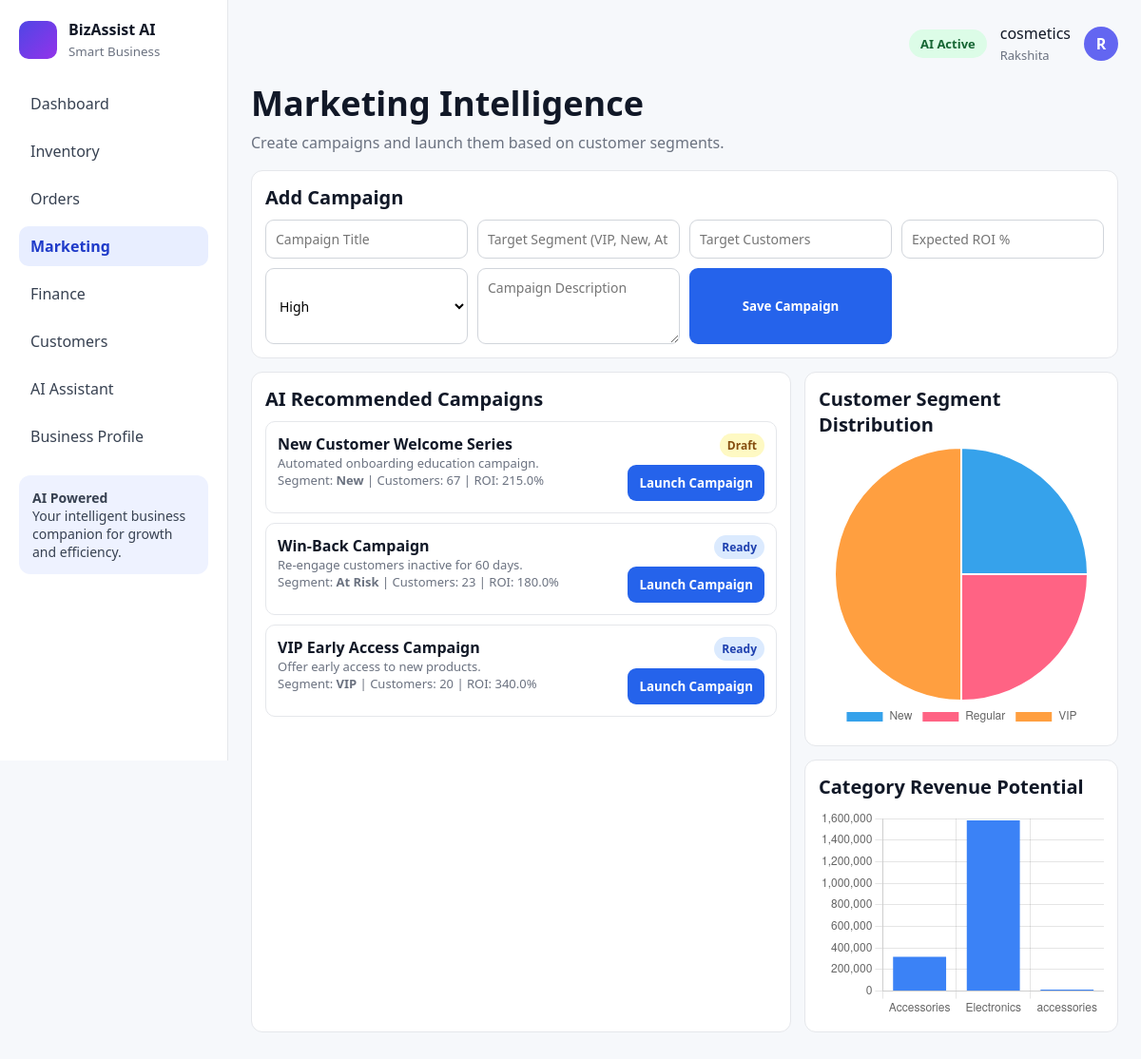
Screenshot of /marketing with the database file from the repository.
### tables this page shows
CREATE TABLE business_profile (
            id INTEGER PRIMARY KEY CHECK (id = 1),
            owner_name TEXT NOT NULL,
            business_name TEXT NOT NULL,
            email TEXT NOT NULL,
            phone TEXT NOT NULL,
            business_type TEXT NOT NULL,
            monthly_revenue REAL NOT NULL DEFAULT 0,
            monthly_expenses REAL NOT NULL DEFAULT 0,
            marketing_spend REAL NOT NULL DEFAULT 0,
            growth_target REAL NOT NULL DEFAULT 0
        );

CREATE TABLE campaigns (
            id INTEGER PRIMARY KEY AUTOINCREMENT,
            title TEXT NOT NULL,
            description TEXT NOT NULL,
            segment TEXT NOT NULL,
            target_customers INTEGER NOT NULL DEFAULT 0,
            expected_roi REAL NOT NULL DEFAULT 0,
            priority TEXT NOT NULL,
            status TEXT NOT NULL DEFAULT 'Draft'
        );

### app.py (the view, shortened to what this page needs)
@app.route("/marketing", methods=["GET", "POST"])
def marketing():
    if not business_profile_required():
        return redirect(url_for("login"))
    conn = get_db_connection()
    campaigns = conn.execute("SELECT * FROM campaigns ORDER BY id DESC").fetchall()
    segment_rows = conn.execute(
        "SELECT segment, COUNT(*) as total FROM customers GROUP BY segment"
    ).fetchall()
    category_rows = conn.execute(
        "SELECT category, SUM(price * stock) as value FROM inventory_products GROUP BY category"
    ).fetchall()
    metrics = query_metrics(conn)
    conn.close()
    return render_template(
        "marketing.html",
        active_page="marketing",
        campaigns=campaigns,
        segments=segment_rows,
        categories=category_rows,
        metrics=metrics,
    )

### app.py (called while the page is built)
def get_db_connection():
    conn = sqlite3.connect("database.db")
    conn.row_factory = sqlite3.Row
    return conn

def get_business_profile(conn):
    return conn.execute("SELECT * FROM business_profile WHERE id = 1").fetchone()

def business_profile_required():
    conn = get_db_connection()
    profile = get_business_profile(conn)
    conn.close()
    return profile is not None

@app.context_processor
def inject_business_profile():
    conn = get_db_connection()
    profile = get_business_profile(conn)
    conn.close()
    if profile:
        owner_name = profile["owner_name"]
        business_name = profile["business_name"]
        avatar = "".join([part[0].upper() for part in owner_name.split()[:2]]) or "DB"
    else:
        owner_name = "Owner Account"
        business_name = "Demo Business"
        avatar = "DB"
    return {
        "owner_name": owner_name,
        "business_name": business_name,
        "avatar_text": avatar,
    }

### templates/marketing.html (shortened to what this page needs)
{% extends "base.html" %}
{% block content %}
<h1 class="page-title">Marketing Intelligence</h1>
<p class="page-subtitle">Create campaigns and launch them based on customer segments.</p>
<div class="panel">
    <h3 class="section-title">Add Campaign</h3>
    <form method="post" class="form-grid">
        <input class="input" name="title" placeholder="Campaign Title" required>
        <input class="input" name="segment" placeholder="Target Segment (VIP, New, At Risk)" required>
        <input class="input" type="number" name="target_customers" placeholder="Target Customers" required>
        <input class="input" type="number" step="0.01" name="expected_roi" placeholder="Expected ROI %" required>
        <select name="priority"><option>High</option><option>Medium</option><option>Low</option></select>
        <textarea name="description" placeholder="Campaign Description" required></textarea>
        <button class="btn btn-primary" type="submit">Save Campaign</button>
    </form>
</div>
<div class="row">
    <div class="panel">
        <h3 class="section-title">AI Recommended Campaigns</h3>
        {% for c in campaigns %}
        <div style="border:1px solid #e5e7eb; border-radius:10px; padding:12px; margin-bottom:10px;">
            <div style="display:flex; justify-content:space-between; gap:12px;">
                <div>
                    <b>{{ c["title"] }}</b>
                    <p class="muted">{{ c["description"] }}</p>
                    <div class="muted">Segment: <b>{{ c["segment"] }}</b> | Customers: {{ c["target_customers"] }} | ROI: {{ c["expected_roi"] }}%</div>
                </div>
                <div class="right">
                    <span class="status {% if c['status'] == 'Launched' %}status-green{% elif c['status'] == 'Ready' %}status-blue{% else %}status-yellow{% endif %}">{{ c["status"] }}</span>
                    <form method="post" action="/marketing/{{ c['id'] }}/launch" style="margin-top:8px;">
                        <button class="btn btn-primary" type="submit">Launch Campaign</button>
                    </form>
                </div>
            </div>
        </div>
        {% endfor %}
    </div>
    <div>
        <div class="panel">
            <h3 class="section-title">Customer Segment Distribution</h3>
            <canvas id="segmentChart" height="220"></canvas>
        </div>
        <div class="panel">
            <h3 class="section-title">Category Revenue Potential</h3>
            <canvas id="categoryChart" height="220"></canvas>
        </div>
    </div>
</div>
<script>
const segmentLabels = {{ segments | map(attribute='segment') | list | tojson }};
const segmentData = {{ segments | map(attribute='total') | list | tojson }};
new Chart(document.getElementById("segmentChart"), {
    type: "pie",
    data: { labels: segmentLabels, datasets: [{ data: segmentData }] },
    options: { plugins: { legend: { position: "bottom" } } }
});
const categoryLabels = {{ categories | map(attribute='category') | list | tojson }};
const categoryData = {{ categories | map(attribute='value') | list | tojson }};
new Chart(document.getElementById("categoryChart"), {
    type: "bar",
    data: { labels: categoryLabels, datasets: [{ label: "Inventory Value", data: categoryData, backgroundColor: "#3b82f6" }] },
    options: { plugins: { legend: { display: false } } }
});
</script>
{% endblock %}

### templates/base.html (shortened to what this page needs)
<!DOCTYPE html>
<html lang="en">
<head>
</head>
<body>
<div class="app">
    <aside class="sidebar">
        <div class="logo">
            <div class="logo-icon"></div>
            <div>
                <div><b>BizAssist AI</b></div>
                <small>Smart Business</small>
            </div>
        </div>
        <nav class="nav">
            <a href="/dashboard" class="{{ 'active' if active_page == 'dashboard' else '' }}">Dashboard</a>
            <a href="/inventory" class="{{ 'active' if active_page == 'inventory' else '' }}">Inventory</a>
            <a href="/orders" class="{{ 'active' if active_page == 'orders' else '' }}">Orders</a>
            <a href="/marketing" class="{{ 'active' if active_page == 'marketing' else '' }}">Marketing</a>
            <a href="/finance" class="{{ 'active' if active_page == 'finance' else '' }}">Finance</a>
            <a href="/customers" class="{{ 'active' if active_page == 'customers' else '' }}">Customers</a>
            <a href="/assistant" class="{{ 'active' if active_page == 'assistant' else '' }}">AI Assistant</a>
            <a href="/business-profile" class="{{ 'active' if active_page == 'business_profile' else '' }}">Business Profile</a>
        </nav>
        <div class="promo">
            <b>AI Powered</b>
            <p>Your intelligent business companion for growth and efficiency.</p>
        </div>
    </aside>
    <main class="content">
        <div class="topbar">
            <span class="pill">AI Active</span>
            <div>{{ business_name }}<br><span class="muted">{{ owner_name }}</span></div>
            <div class="avatar">{{ avatar_text }}</div>
        </div>
        {% block content %}{% endblock %}
    </main>
</div>
</body>
</html>

### templates/base.html (style rules this page uses)
* { box-sizing: border-box; margin: 0; padding: 0; font-family: "Segoe UI", sans-serif; }
body { background: #f6f8fb; color: #111827; }
.app { display: flex; min-height: 100vh; }
.sidebar { width: 240px; background: #fff; border-right: 1px solid #e5e7eb; padding: 20px; position: sticky; top: 0; height: 100vh; }
.logo { display: flex; gap: 12px; align-items: center; margin-bottom: 24px; }
.logo-icon { width: 40px; height: 40px; border-radius: 10px; background: linear-gradient(135deg, #4f46e5, #9333ea); }
.logo small { color: #6b7280; }
.nav a { display: block; text-decoration: none; color: #374151; padding: 10px 12px; border-radius: 10px; margin-bottom: 8px; }
.nav a.active { background: #e8eeff; color: #1f3bc9; font-weight: 600; }
.promo { margin-top: 20px; background: #eef2ff; border-radius: 12px; padding: 14px; color: #374151; font-size: 14px; }
.content { flex: 1; padding: 24px; }
.topbar { display: flex; justify-content: flex-end; align-items: center; gap: 14px; margin-bottom: 16px; }
.pill { background: #dcfce7; color: #166534; border-radius: 999px; padding: 6px 12px; font-size: 13px; font-weight: 600; }
.avatar { width: 36px; height: 36px; border-radius: 50%; background: #6366f1; color: #fff; display: grid; place-items: center; font-weight: 700; }
.page-title { margin-bottom: 6px; font-size: 36px; }
.page-subtitle { color: #6b7280; margin-bottom: 18px; }
.muted { color: #6b7280; font-size: 13px; }
.row { display: grid; grid-template-columns: 2fr 1fr; gap: 14px; margin-bottom: 14px; }
.section-title { margin-bottom: 10px; font-size: 20px; }
.status { padding: 4px 8px; border-radius: 999px; font-size: 12px; font-weight: 600; display: inline-block; }
.status-blue { background: #dbeafe; color: #1e40af; }
.status-yellow { background: #fef9c3; color: #854d0e; }
.panel { background: #fff; border: 1px solid #e5e7eb; border-radius: 12px; padding: 14px; margin-bottom: 14px; }
.form-grid { display: grid; grid-template-columns: repeat(4, minmax(120px, 1fr)); gap: 10px; }
.input, select, textarea { width: 100%; border: 1px solid #d1d5db; border-radius: 9px; padding: 10px; font-size: 14px; background: #fff; }
textarea { resize: vertical; min-height: 80px; }
.btn { border: none; border-radius: 9px; padding: 10px 12px; cursor: pointer; font-weight: 600; }
.btn-primary { background: #2563eb; color: #fff; }
.right { text-align: right; }

### rows the page displays
business_profile: business_name "cosmetics", owner_name "Rakshita"
campaigns: title "New Customer Welcome Series", description "Automated onboarding education campaign.", segment "New", target_customers "67", expected_roi "215.0", status "Draft"
campaigns: title "Win-Back Campaign", description "Re-engage customers inactive for 60 days.", segment "At Risk", target_customers "23", expected_roi "180.0", status "Ready"
campaigns: title "VIP Early Access Campaign", description "Offer early access to new products.", segment "VIP", target_customers "20", expected_roi "340.0", status "Ready"

### other values shown
{{ avatar_text }} "R"
chart data {{ segments | map(attribute='segment') | list | tojson }} ["New", "Regular", "VIP"]
chart data {{ segments | map(attribute='total') | list | tojson }} [1, 1, 2]
chart data {{ categories | map(attribute='category') | list | tojson }} ["Accessories", "Electronics", "accessories"]
chart data {{ categories | map(attribute='value') | list | tojson }} [317716.0, 1583853.0, 13986.0]
